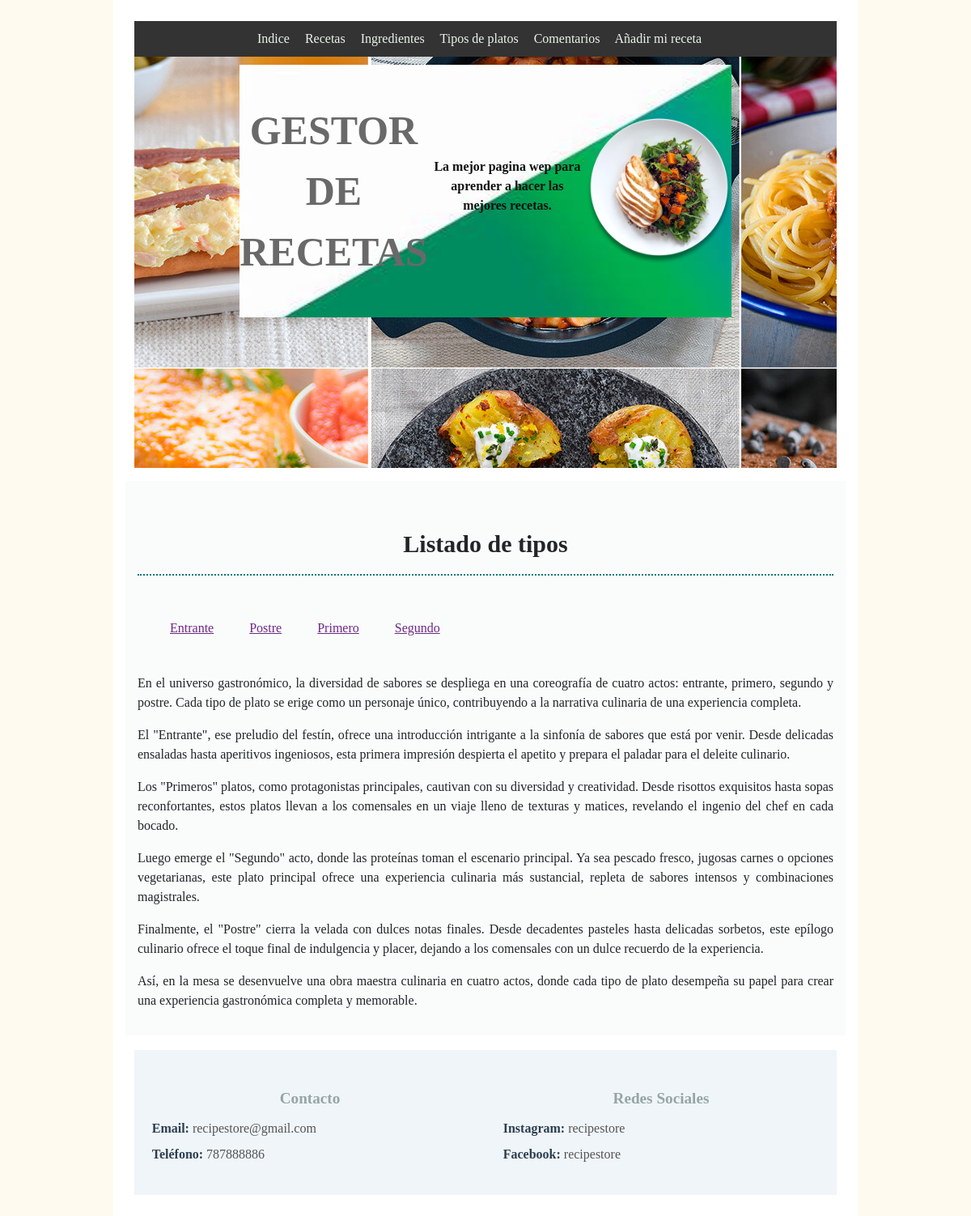
The page /es/tipo/ on the database its author committed.
### appEmpresaRecetas/models.py (models this page shows, shortened)
class TipoPlato(models.Model):
    nombre = models.CharField(max_length=50)

### appEmpresaRecetas/views.py (the view)
# urls.py: path('tipo/', views.index_tipos, name='index_tipo'),
def index_tipos(request):
	tipos = get_list_or_404(TipoPlato.objects.order_by('nombre'))
	"""output = ', '.join([d.nombre for t in tipos])"""
	context = {'lista_tipos': tipos }
	"""return HttpResponse(output)"""
	return render(request, 'tipos.html', context)

### appEmpresaRecetas/templates/tipos.html (shortened to what this page needs)
{% extends "base.html" %}
{% block contenido %}
<main>
<h2>Listado de tipos</h2>
{% if lista_tipos %}
{% for d in lista_tipos %}
<div class="lista-rec">
	<ul>
		<li>
		    <a href="{% url 'tipo' tipo_id=d.id %}">{{ d.nombre}}</a>
		</li>
	</ul>
</div>
	{% endfor %}
<div class="receta-section3">
<p>En el universo gastronómico, la diversidad de sabores se despliega en una coreografía de cuatro actos: entrante, primero, segundo y postre. Cada tipo de plato se erige como un personaje único, contribuyendo a la narrativa culinaria de una experiencia completa.
</p>
<p>El "Entrante", ese preludio del festín, ofrece una introducción intrigante a la sinfonía de sabores que está por venir. Desde delicadas ensaladas hasta aperitivos ingeniosos, esta primera impresión despierta el apetito y prepara el paladar para el deleite culinario.
</p>
<p>Los "Primeros" platos, como protagonistas principales, cautivan con su diversidad y creatividad. Desde risottos exquisitos hasta sopas reconfortantes, estos platos llevan a los comensales en un viaje lleno de texturas y matices, revelando el ingenio del chef en cada bocado.
</p>
<p>Luego emerge el "Segundo" acto, donde las proteínas toman el escenario principal. Ya sea pescado fresco, jugosas carnes o opciones vegetarianas, este plato principal ofrece una experiencia culinaria más sustancial, repleta de sabores intensos y combinaciones magistrales.
</p>
<p>Finalmente, el "Postre" cierra la velada con dulces notas finales. Desde decadentes pasteles hasta delicadas sorbetos, este epílogo culinario ofrece el toque final de indulgencia y placer, dejando a los comensales con un dulce recuerdo de la experiencia.
</p>
<p>Así, en la mesa se desenvuelve una obra maestra culinaria en cuatro actos, donde cada tipo de plato desempeña su papel para crear una experiencia gastronómica completa y memorable.
</p>
</div>
</main>
{% else %}
<p>No hay tipos.</p>
{% endif %}
{% endblock %}

### appEmpresaRecetas/static/css/styles.css (style rules this page uses)
body { margin: 0; font-family: var(--bs-font-sans-serif); font-size: 1rem; font-weight: 400; line-height: 1.5; color: #212529; background-color: FloralWhite; -webkit-text-size-adjust: 100%; -webkit-tap-highlight-color: transparent; display: flex; }
main h2 { text-align: center; border-bottom: 2px dotted #10777b; font-size: 30px; padding: 15px; }
main { padding: 15px; text-align: justify; background-color: #f9fcfa; margin-bottom: 18px; margin-left: 5px; margin-right: 5px; }
p { text-align: justify; line-height: 1.5em; }
a { color: #6f2785; }
ul { line-height: 3em; list-style-type: none; }
.lista-rec { display: inline-block; }

### rows shown on the page
TipoPlato: nombre "Entrante"
TipoPlato: nombre "Postre"
TipoPlato: nombre "Primero"
TipoPlato: nombre "Segundo"
